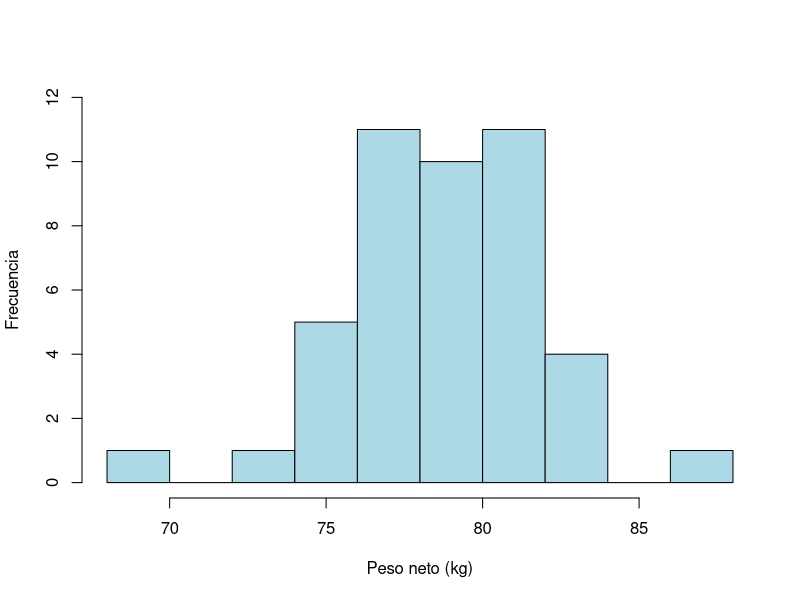
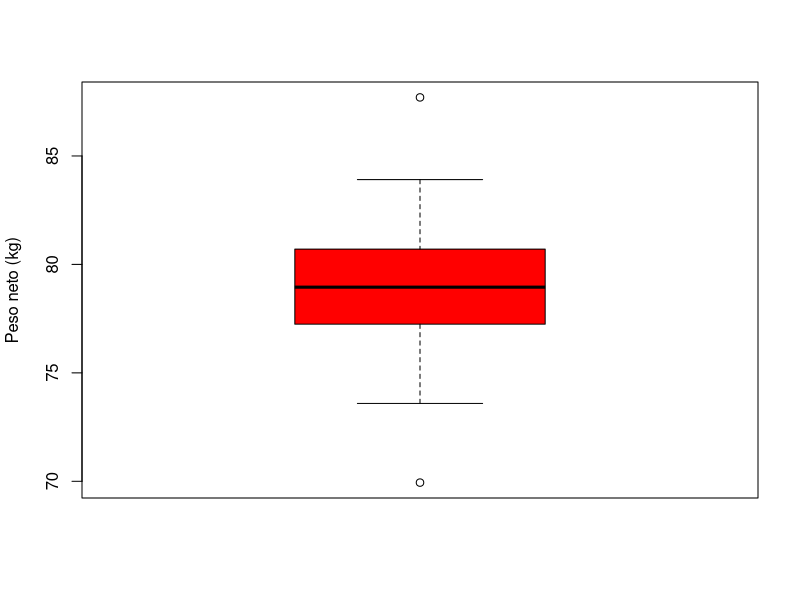

Reproduce these figures in R, in order.
# Jop Rubén Escobedo Cruz
# Matrícula
# Fecha de entrega- 09/09/2026

# EJERCICIO 3.2----

# Hipótesis:

# H0: μ = 80 kg — el peso neto medio de los costales es igual al contenido declarado.
# H1: μ < 80 kg — el peso neto medio de los costales es menor que el contenido declarado.


# Ingresar datos ----

costal <- c(87.7, 80.01, 77.28, 78.76, 81.52, 74.2, 80.71, 79.5, 77.87, 81.94,
            80.7, 82.32, 75.78, 80.19, 83.91, 79.4, 77.52, 77.62, 81.4, 74.89,
            82.95, 73.59, 77.92, 77.18, 79.83, 81.23, 79.28, 78.44, 79.01,
            80.47, 76.23, 78.89, 77.14, 69.94, 78.54, 79.7, 82.45, 77.29,
            75.52, 77.21, 75.99, 81.94, 80.41, 77.7)

# Graficar ----

hist(costal,
     main = "",
     xlab = "Peso neto (kg)",
     ylab = "Frecuencia",
     ylim = c(0,12),
     col = "lightblue")

# Normalidad datos y estadisticos descriptivos ----

shapiro.test(costal)

mean(costal)
sd(costal)
var(costal)
fivenum(costal)

boxplot(costal,
        col = "red",
        ylab = "Peso neto (kg)")

# Prueba t de una sola muestra

t.test(costal, mu = 80, alternative = "less")
